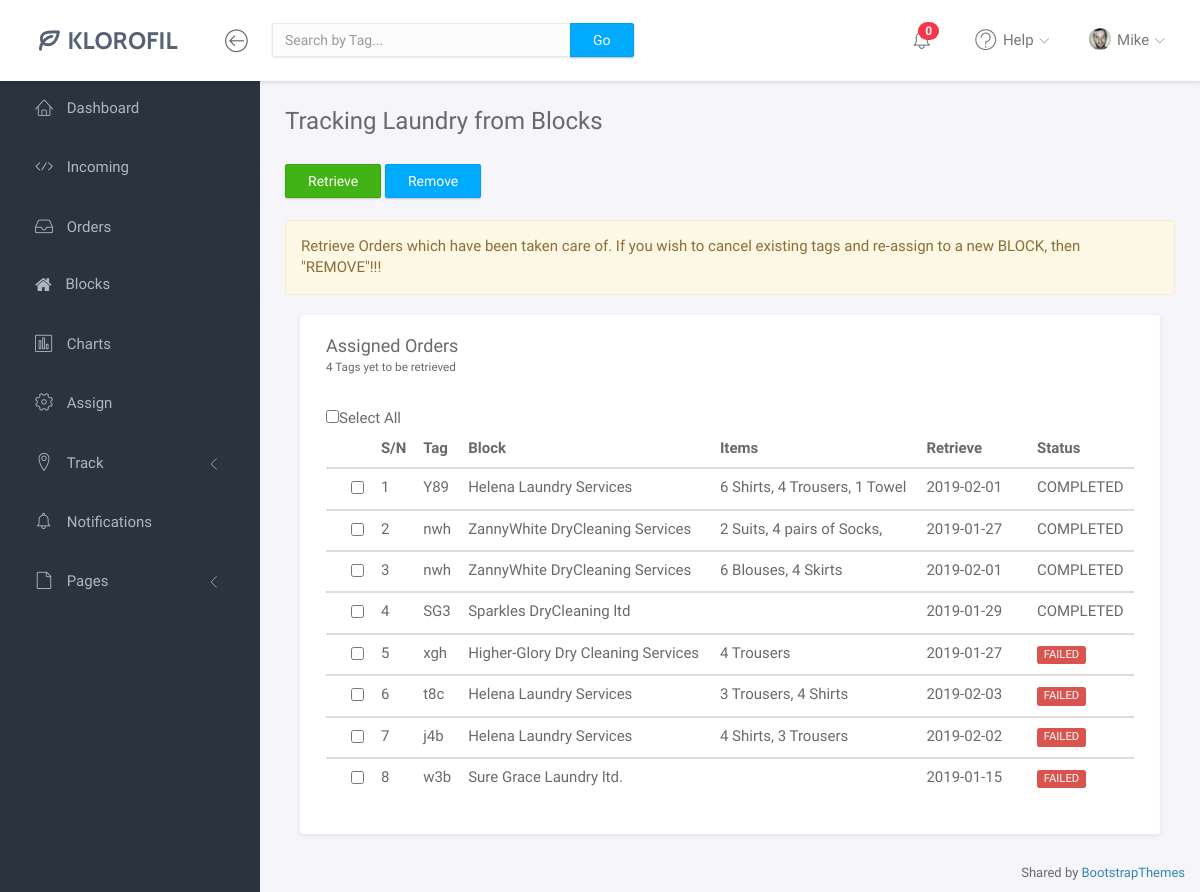
The app's page /admin/track_b.php (signed in) with its own data.
### tables this page shows
CREATE TABLE IF NOT EXISTS `trackb` (
  `O-ID` int NOT NULL,
  `TAG` text NOT NULL,
  `BLOCK` text NOT NULL,
  `ITEMS` text NOT NULL,
  `RETRIEVE` date NOT NULL,
  `STATUS` text NOT NULL
);

### admin/track_b.php (the view, shortened to what this page needs)
<?php
include ("connect.php");
	?>
<!doctype html>
<html lang="en">
<head>
	<link rel="stylesheet" href="assets/vendor/bootstrap/css/bootstrap.min.css">
	<link rel="stylesheet" href="assets/vendor/font-awesome/css/font-awesome.min.css">
	<link rel="stylesheet" href="assets/vendor/linearicons/style.css">
	<link rel="stylesheet" href="assets/css/main.css">
</head>
<body>
	<div id="wrapper">
		<?php include ("navbar.php");?>
		<?php include ("sidebar.php");?>
		<div class="main">
			<div class="main-content">
				<div class="container-fluid">
					<h3 class="page-title" id="u">Tracking Laundry from Blocks</h3>
					<form action="retrieve.php" method="post" enctype="multipart/form-data">
					<div class="box-body">
					 <input type="submit" class="btn btn-success" value="Retrieve" name="retrieve">
					 <input type="submit" class="btn btn-primary" value="Remove" name="remove">
					</div><br>
					<p class="alert alert-warning">Retrieve Orders which have been taken care of. If you wish to cancel existing tags and re-assign to a new BLOCK, then "REMOVE"!!!</p>
					<div class="row">
						<div class="col-md-12">
						    <div class="col-md-12">
							<div class="panel">
								<div class="panel-heading">
									<h3 class="panel-title">Assigned Orders<br>
									<?php
							        $sql = "SELECT * FROM trackb where `STATUS` = 'PENDING' ";
                                    if ($result = mysqli_query ($conn, $sql)){
	                                $rowcount = mysqli_num_rows ($result);
	                                echo ('<small>'.$rowcount."    Tags yet to be retrieved".'</small>');
							   }
							    ?>
									</h3>
								</div>
								<div class="panel-body">
									<table class="table table-hover" id="myTable">
										<thead>
											<tr><input type="checkbox" name="all" onclick="toggle(this)">Select All
											    <th></th>
											    <th>S/N</th>
												<th>Tag</th>
												<th>Block</th>
												<th>Items</th>
												<th>Retrieve</th>
												<th>Status</th>
											</tr>
										</thead>
										<?php
										$i = 0;
										$sql = 'SELECT * from trackb order by status';
                                        $result = mysqli_query($conn, $sql);
                                        if (mysqli_num_rows($result) > 0) {
                                        while($row = mysqli_fetch_assoc($result)) {
										$status = $row['STATUS'];
										$retrieve = $row['RETRIEVE'];
                                        ?>
										<tbody>
											<tr>
											    <td><input type="checkbox" name="tag[]" onclick="toggle_highlight(this)" value="<?php echo $row['TAG']?>" <?php if ($status == "RETRIEVED" )  ?> ></td>
											    <td><?php echo ++$i; ?></td>
											    <td><?php echo $row['TAG']; ?></td>
								                <td><?php echo $row['BLOCK']; ?></td>
												<td><?php echo $row['ITEMS']; ?></td>
												<td><?php echo $row['RETRIEVE']; ?></td>
												<td><span class="<?php $now = date('Y-m-d');
												                       if ($status == "PENDING"  && $now < $retrieve ){ echo "label label-warning";}
												                       if ($status == "PENDING"  && $now >= $retrieve ){echo "label label-danger";}
																	   if ($status == "RETRIEVED"){ echo "label label-success";}
												?>"><?php if ($status == "PENDING"  && $now > $retrieve ){ echo ("FAILED");}else{
													echo $row['STATUS'];
												}if ($status == "PENDING"  && $now == $retrieve ){  echo ("--CRITICAL");}
												?></span></td>
											</tr>
										</tbody>
										<?php
                                        }
                                    } else {
                                       echo '0 results';
                                    }
                                    ?>
									</table>
								</div>
							</div>
						</div>
						</form>
				</div>
			</div>
		</div>
		<footer>
			<div class="container-fluid">
				<p class="copyright">Shared by <i class="fa fa-love"></i><a href="https://bootstrapthemes.co">BootstrapThemes</a>
</p>
			</div>
		</footer>
	</div>
</body>
</html>

### admin/assets/css/main.css (style rules this page uses)
html { position: relative; min-height: 100%; }
body { background-color: #F3F5F8; font-family: "Source Sans Pro", sans-serif; font-size: 15px; color: #676a6d; }
a { color: #3287B2; }
th { font-weight: 600; }
.page-title { margin-top: 0; margin-bottom: 30px; font-weight: 300; }
footer { position: absolute; bottom: 0; right: 0; padding-top: 15px; padding-bottom: 10px; }
.copyright { margin-bottom: 0; text-align: right; font-size: 13px; }
#wrapper .main { -webkit-transition: all 0.3s ease-in-out; -moz-transition: all 0.3s ease-in-out; -ms-transition: all 0.3s ease-in-out; -o-transition: all 0.3s ease-in-out; transition: all 0.3s ease-in-out; width: calc(100% - 260px); left: 0; position: relative; float: right; background-color: #f5f5fa; }
#wrapper #sidebar-nav, #wrapper .main { padding-top: 80px; }
.main-content { padding: 28px 10px; }
.btn { -webkit-border-radius: 2px; -moz-border-radius: 2px; border-radius: 2px; -moz-box-shadow: 0px 1px 2px 0 rgba(0, 0, 0, 0.2); -webkit-box-shadow: 0px 1px 2px 0 rgba(0, 0, 0, 0.2); box-shadow: 0px 1px 2px 0 rgba(0, 0, 0, 0.2); padding: 6px 22px; }
.btn-primary { background-color: #00AAFF; border-color: #00a0f0; }
.btn-success { background-color: #41B314; border-color: #3ca512; }
.panel { -webkit-border-radius: 3px; -moz-border-radius: 3px; border-radius: 3px; -moz-box-shadow: 0 2px 6px rgba(0, 0, 0, 0.08); -webkit-box-shadow: 0 2px 6px rgba(0, 0, 0, 0.08); box-shadow: 0 2px 6px rgba(0, 0, 0, 0.08); background-color: #fff; margin-bottom: 30px; }
.panel .panel-heading, .panel .panel-body, .panel .panel-footer { padding-left: 25px; padding-right: 25px; }
.panel .panel-heading { padding-top: 20px; padding-bottom: 20px; position: relative; }
.panel .panel-heading .panel-title { margin: 0; font-size: 18px; font-weight: 300; }
.panel .panel-body { padding-top: 10px; padding-bottom: 15px; }
.panel .table > thead > tr > td:first-child, .panel .table > thead > tr > th:first-child, .panel .table > tbody > tr > td:first-child, .panel .table > tbody > tr > th:first-child, .panel .table > tfoot > tr > td:first-child, .panel .table > tfoot > tr > th:first-child { padding-left: 25px; }
.panel .table > thead > tr > td:last-child, .panel .table > thead > tr > th:last-child, .panel .table > tbody > tr > td:last-child, .panel .table > tbody > tr > th:last-child, .panel .table > tfoot > tr > td:last-child, .panel .table > tfoot > tr > th:last-child { padding-left: 25px; }
.label { font-weight: normal; }

### records on screen
trackb: TAG "Y89", BLOCK "Helena Laundry Services", ITEMS "6 Shirts, 4 Trousers, 1 Towel", RETRIEVE "2019-02-01", STATUS "COMPLETED"
trackb: TAG "nwh", BLOCK "ZannyWhite DryCleaning Services", ITEMS "2 Suits, 4 pairs of Socks,", RETRIEVE "2019-01-27", STATUS "COMPLETED"
trackb: TAG "nwh", BLOCK "ZannyWhite DryCleaning Services", ITEMS "6 Blouses, 4 Skirts", RETRIEVE "2019-02-01", STATUS "COMPLETED"
trackb: TAG "SG3", BLOCK "Sparkles DryCleaning ltd", RETRIEVE "2019-01-29", STATUS "COMPLETED"
trackb: TAG "xgh", BLOCK "Higher-Glory Dry Cleaning Services", ITEMS "4 Trousers", RETRIEVE "2019-01-27", STATUS "FAILED"
trackb: TAG "t8c", BLOCK "Helena Laundry Services", ITEMS "3 Trousers, 4 Shirts", RETRIEVE "2019-02-03", STATUS "FAILED"
trackb: TAG "j4b", BLOCK "Helena Laundry Services", ITEMS "4 Shirts, 3 Trousers", RETRIEVE "2019-02-02", STATUS "FAILED"
trackb: TAG "w3b", BLOCK "Sure Grace Laundry ltd.", RETRIEVE "2019-01-15", STATUS "FAILED"

### other values on screen
$rowcount "0"
$fname "Mike"
$rowcount "4"
